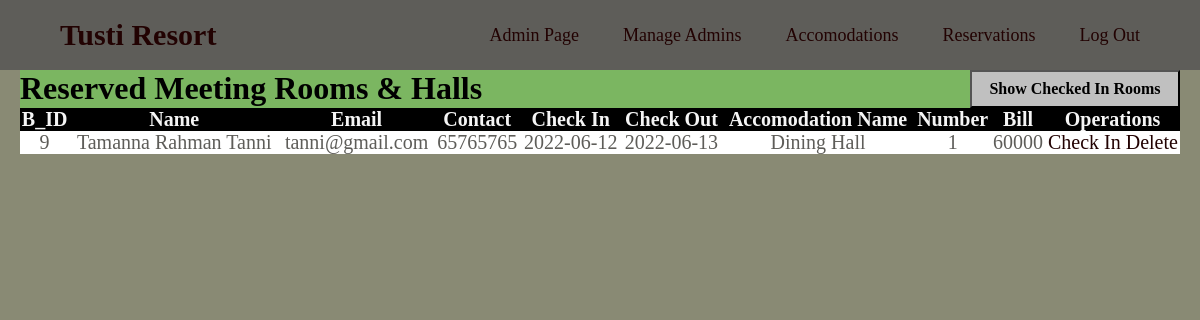
The page /src/html-php/reservedmeetings.php on the database its author committed.
### tables this page shows
CREATE TABLE `booking` (
  `bookingid` int(11) NOT NULL,
  `username` varchar(50) NOT NULL,
  `email` varchar(50) NOT NULL,
  `phonenumber` int(15) NOT NULL,
  `checkindate` date NOT NULL,
  `checkoutdate` date NOT NULL,
  `accomodationtype` varchar(100) NOT NULL,
  `accomodationname` varchar(100) NOT NULL,
  `accomodationnumber` int(11) NOT NULL,
  `bookingstatus` varchar(110) NOT NULL,
  `bill` int(11) NOT NULL
);

### src/html-php/reservedmeetings.php (the view, shortened to what this page needs)
<!DOCTYPE html>
<html lang="en">
<head>
    <link rel = "stylesheet" href="../css/style_admin.css">
</head>
<body>
    <nav>
    <div class="logo"><a href="../html-php/home.php">Tusti Resort</a></div>
        <ul>
            <li><a href="../html-php/admin.php">Admin Page</a></li>
            <li><a href="#">Manage Admins</a>
            </li>
            <li><a href="#">Accomodations</a>
            </li>
            <li><a href="#">Reservations</a>
            </li>
            <li><a href="../html-php/logout.php">Log Out</a></li>
        </ul>
    </nav>
<div class="list">
    <div>
        <h1>Reserved Meeting Rooms & Halls<button style=" font-family: times;"  class="rightalign" input type=button onClick="location.href='checkinshowmeetings.php'"
 value='click here'><b>Show Checked In Rooms</b></button></h1>
    </div>
    <table>
        <thead>
            <tr>
                <th>B_ID</th>
                <th>Name</th>
                <th>Email</th>
                <th>Contact</th>
                <th>Check In</th>
                <th>Check Out</th>
                <th>Accomodation Name</th>
                <th>Number</th>
                <th>Bill</th>
                <th colspan="2">Operations</th>
            </tr>
        </thead>
        <tbody>
        <?php
        include 'connection.php';
        $selectquery = "select * from booking where accomodationtype= 'Meeting'";
        $query = mysqli_query($con,$selectquery);
        while($res = mysqli_fetch_array($query)){
        ?>
           <tr>
            <td><?php echo $res['bookingid'];?></td>
            <td><?php echo $res['username'];?></td>
            <td><?php echo $res['email'];?></td>
            <td><?php echo $res['phonenumber'];?></td>
            <td><?php echo $res['checkindate'];?></td>
            <td><?php echo $res['checkoutdate'];?></td>
            <td><?php echo $res['accomodationname'];?></td>
            <td><?php echo $res['accomodationnumber'];?></td>
            <td><?php echo $res['bill'];?></td>
            <td><a href='docheckinmeeting.php?idno=<?php echo $res['bookingid']?>' >Check In</a></td>
            <td><a href='deletereservedmeetings.php?idno=<?php echo $res['bookingid']?>' onclick= 'return checkdelete()' >Delete</a></td>
           </tr>
        <?php
        }
        ?>
        </tbody>
    </table>
    </div>
</body>
</html>

### src/css/style_admin.css (style rules this page uses)
* { margin: 0; padding: 0; }
body { background-color: whitesmoke; background-size: cover; background-position: center center; height: 100vh; box-sizing: border-box; }
nav { background: rgb(94, 93, 89); font-family: times; }
nav:after { content: ''; clear: both; display: table; }
nav .logo { float: left; color: whitesmoke; font-size: 30px; font-weight: 600; line-height: 70px; padding-left: 60px; }
nav ul { float: right; list-style: none; margin-right: 40px; position: relative; }
nav ul li { display: inline-block; background: rgb(94, 93, 89); margin: 0 5px; }
nav ul li a { color:rgb(34, 2, 2); text-decoration: none; line-height: 70px; font-size:18px; padding: 8px 15px; }
.list { background-color: rgb(123,182,97); margin-left: 20px; margin-right: 20px; }

### src/html-php/reservedmeetings.php (style rules this page uses)
body { background-color: rgb(137,138,116); }
table { border-collapse: collapse; width: 100%; color: #5E5D59; font-family: times; font-size: 20px; text-align: center; }
th { background-color: black; color: whitesmoke; }
tr:nth-child(odd) { background-color: white; color: #5E5D59; }
a { color: rgb(34, 2, 2); text-decoration: none; }
.rightalign { float: right; text-align:center; background-color: rgb(192,192,192); width: 210px; height: 38px; font-size: medium; font-style: bold; color: black; }

### rows shown on the page
booking: bookingid "9", username "Tamanna Rahman Tanni", email "tanni@gmail.com", phonenumber "65765765", checkindate "2022-06-12", checkoutdate "2022-06-13", accomodationname "Dining Hall", accomodationnumber "1", bill "60000"
